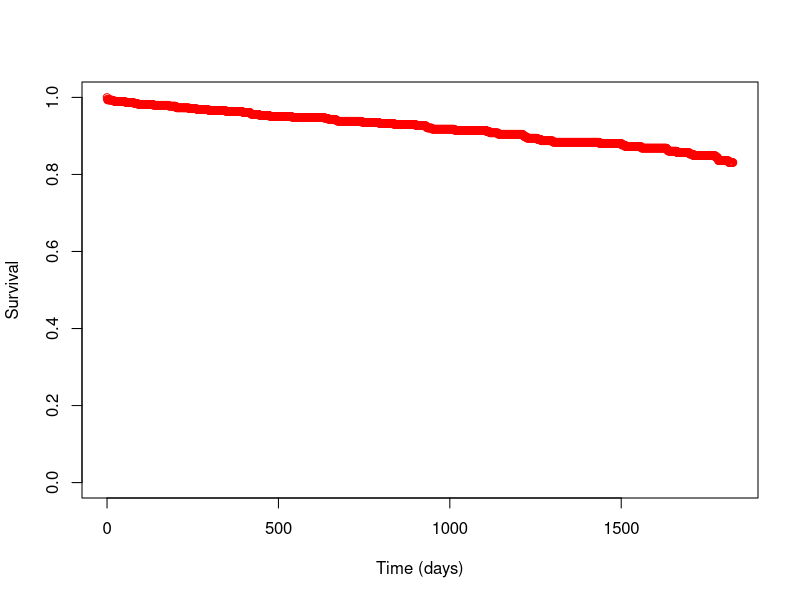

The R source for this figure:
#work for kidney deceased donor post tx patient survival #

## Set work area/libname ##
setwd("F:\\Shared\\Organ Utilisation\\Winton Centre\\Kidney CR\\R work")

## Import data ##
survdata <- read.csv("kidney dd post tx patient surv.csv",fileEncoding = 'UTF-8-BOM')
param <- read.csv("kidney dd post tx patient params.csv",fileEncoding = 'UTF-8-BOM')
attach(survdata)
attach(param)

## Check data ##
head(survdata)
head(param)


## Adjusted capH will be - log(tx_surv) * exp(XB) ##

adjcox <- function(cent = "Belfast", rage = 3, rethnic = 1, wait = 2, diabetes=0, dage = 4, dhtn =1, hla = 1) {
  
  
  ## Calculate individual xbeta terms ##
  
  #Recipient age at transplant #
  if(rage == 1){xbeta_rage = rage_1}
  if(rage == 2){xbeta_rage = rage_2}
  if(rage == 3){xbeta_rage = rage_3}
  if(rage == 4){xbeta_rage = rage_4}
  if(rage == 5){xbeta_rage = rage_5}
  if(rage == 6){xbeta_rage = rage_6}
  
  #Ethnicity #
  if(rethnic == 1){xbeta_rethnic = rethnic_1}
  if(rethnic == 2){xbeta_rethnic = rethnic_2}
  
  #Wait time #
  if(wait == 1){xbeta_wait = wait_1}
  if(wait == 2){xbeta_wait = wait_2}
  if(wait == 3){xbeta_wait = wait_3}
  if(wait == 4){xbeta_wait = wait_4}
  if(wait == 5){xbeta_wait = wait_5}
  
  #Diabetes #
  if(diabetes == 0){xbeta_diabetes = diabetes_0}
  if(diabetes == 1){xbeta_diabetes = diabetes_1}
  
  
  #Donor age#
  if(dage == 1){xbeta_dage = dage_1}
  if(dage == 2){xbeta_dage = dage_2}
  if(dage == 3){xbeta_dage = dage_3}
  if(dage == 4){xbeta_dage = dage_4}
  if(dage == 5){xbeta_dage = dage_5}
  if(dage == 6){xbeta_dage = dage_6}

  #Donor htn#
  if(dhtn == 1){xbeta_dhtn = dhtn_1}
  if(dhtn == 2){xbeta_dhtn = dhtn_2}
  
  #HLA MM#
  if(hla == 1){xbeta_hla = hla_1}
  if(hla == 2){xbeta_hla = hla_2}
  if(hla == 3){xbeta_hla = hla_3}
  if(hla == 4){xbeta_hla = hla_4}
  
  
  
  ## Total xbetas ##
  xbeta <- sum(xbeta_rage, xbeta_wait, xbeta_rethnic, xbeta_diabetes, xbeta_dage, xbeta_dhtn, xbeta_hla)
  
  
  ## Calculate cumulative hazard for each term ##
  adjsurv <- surv ** (exp(xbeta))
  
  basehaz <- data.frame(survdata, adjsurv)
  
  #Restrict to centre #
  centre <- basehaz[rec_unit==cent,]
  
  #Set up for 1 row per every day #
  days <- numeric(length = 1827)
  days <- 0:1826
  
  adjsurv2 <- numeric(length = 1827)
  
  secondday <- centre$time[2]
  secondday
  
  ## delete second entry for day 0 - S(0) needs to start at 1 - only if second time entry is 0 ##
  
  if(secondday == 0){centre <- centre[-c(2),]}
  
  ## set up new dataset for day 0- 1826 - make sure there are data points for every day ##
  
  smoothed_cent <- data.frame(days)
  smoothed_cent$adjsurv <- adjsurv2
  
  
  ## impute values from belfast ##
  j<-1
  for (i in 1:1827){
    if (smoothed_cent$days[i] == centre$time[j] )
    {  smoothed_cent$adjsurv[i] <- centre$adjsurv[j]
    j <- j + 1}
    else {smoothed_cent$adjsurv[i] <- centre$adjsurv[j-1]
    }
  }
  
  
  return(smoothed_cent)
  
  
}

test <- adjcox (cent = "Cambridge", rage = 6, rethnic = 2, wait = 2, diabetes = 0, dage = 4, dhtn = 1, hla = 1)

#Plotting the output #
plot(y = test$adjsurv, x = test$days, ylab = "Survival", xlab = "Time (days)", ylim = c(0, 1), col = "red")


  